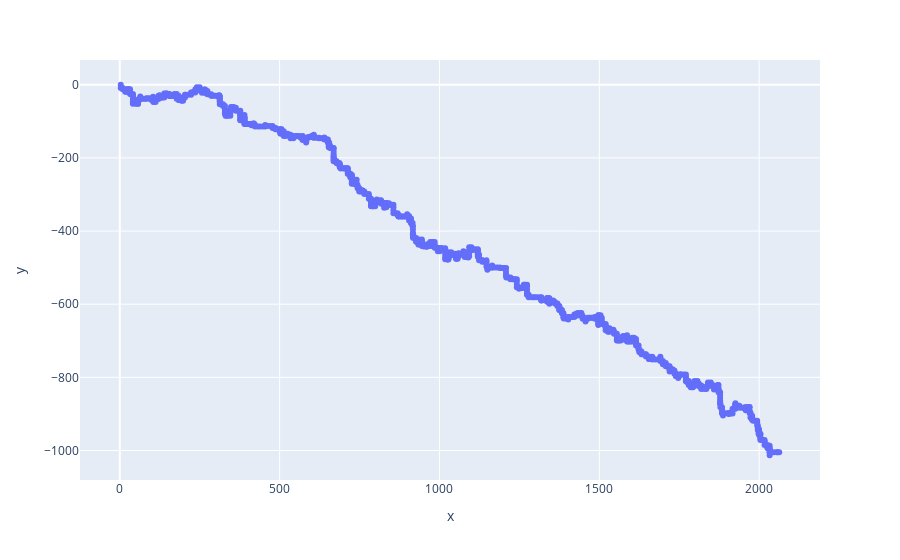

Here is the notebook cell this chart was saved with:
### Code cell
import plotly.express as px
fig = px.scatter(pos_df,x='x',y='y')
fig.show()

### Figure 1 — Plotly figure (JSON) as saved in the notebook; plotly's stock layout.template omitted (floating-point values rounded to 4 significant figures; data arrays with more than 128 entries replaced by an {"elided": "..."} marker saying what was removed)
{"data": [{"hovertemplate": "x=%{x}<br>y=%{y}<extra></extra>", "legendgroup": "", "marker": {"color": "#636efa", "symbol": "circle"}, "mode": "markers", "name": "", "orientation": "v", "showlegend": false, "type": "scatter", "x": {"elided": "1000 int values"}, "xaxis": "x", "y": {"elided": "1000 int values"}, "yaxis": "y"}], "layout": {"autosize": true, "legend": {"tracegroupgap": 0}, "margin": {"t": 60}, "xaxis": {"anchor": "y", "autorange": true, "domain": [0, 1], "range": [-119.7, 2186.0], "title": {"text": "x"}, "type": "linear"}, "yaxis": {"anchor": "x", "autorange": true, "domain": [0, 1], "range": [-1091.0, 78.43], "title": {"text": "y"}, "type": "linear"}}}
